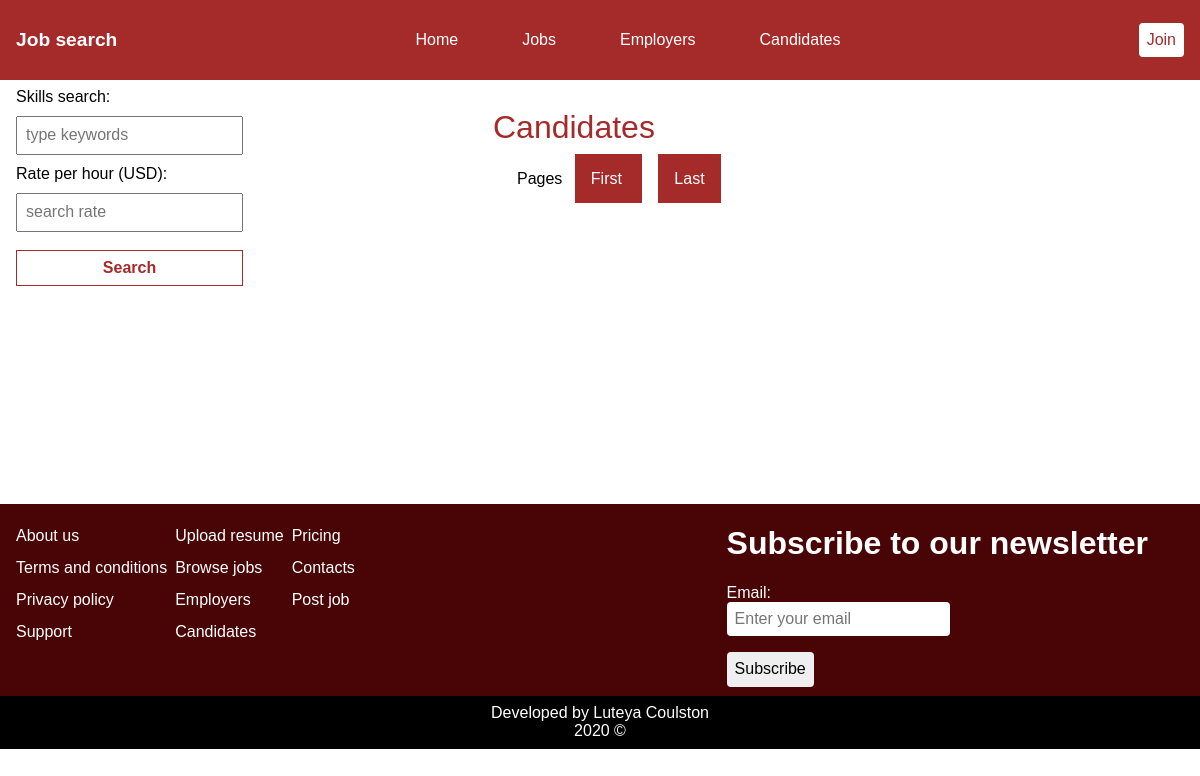
/candidates.php, run on an earlier commit of the app's database.
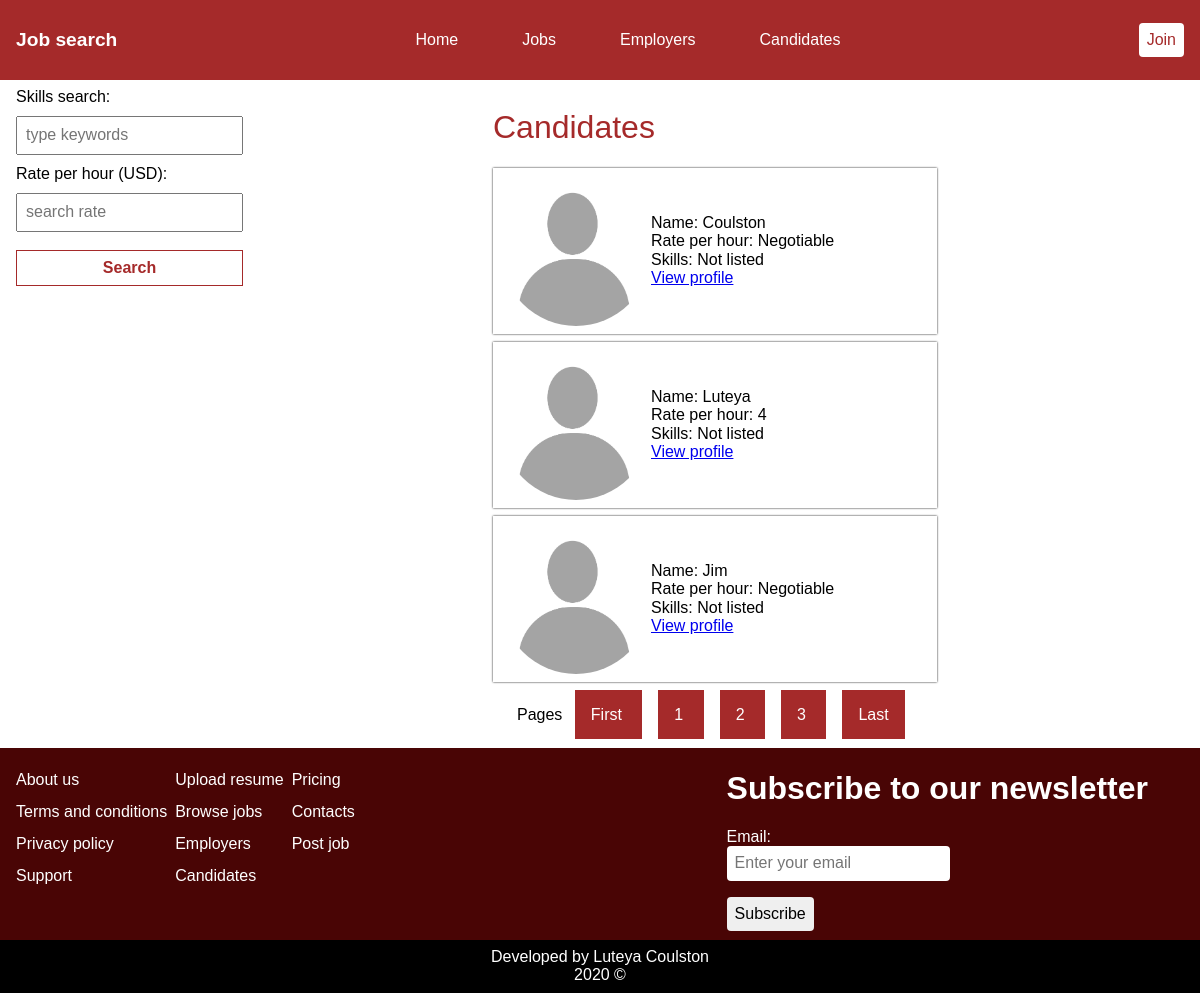
And on a later commit of the database.
### tables this page shows
CREATE TABLE `users` (
  `id` int(11) NOT NULL,
  `first_name` varchar(50) NOT NULL,
  `email` varchar(100) NOT NULL,
  `gender` tinytext NOT NULL,
  `username` varchar(100) NOT NULL,
  `about` text DEFAULT NULL,
  `position` tinytext NOT NULL,
  `rate` int(11) DEFAULT NULL,
  `skills` char(150) NOT NULL,
  `password` text NOT NULL,
  `profile_pic` text DEFAULT NULL,
  `date_created` timestamp NOT NULL DEFAULT current_timestamp()
);

### Classes/Database_Functions.php (called while the page is built, shortened)
<?php
class Database_Table
{
    private $table;
    public function __construct(\PDO $pdo, $table)
    {
        $this->pdo = $pdo;
        $this->table = $table;
    }
    private function query($sql, $parameters = [])
    {
        $query = $this->pdo->prepare($sql);
        $query->execute($parameters);
        return $query;
    }
    public function findAll($key = null, $value = null)
    {
        $parameters = [];
        $query = 'SELECT * FROM `' . $this->table . '` ';
        if ($key != null && $value != null) {
            $query .= 'WHERE `' . $key . '` = :key';
            $parameters = ['key' => $value];
        }
        $result = $this->query($query, $parameters);
        return $result->fetchAll();
    }
    public function limit_query(int $start, int $end, string $column = null, string $value = null)
    {
        $parameters = [];
        $query = 'SELECT * FROM `' . $this->table . '`';
        if ($column !== null && $value !== null) {
            $query .= ' WHERE `' . $column . '` = :column';
            $parameters = ['column' => $value];
        }
        $query .= ' LIMIT ' . $start . ',' . $end;
        $result = $this->query($query, $parameters);
        return $result;
    }
}

### templates/candidates.html.php (the view)
<div class="container candidates-page">
    <aside>
        <form action="" method="post">
            <label for="Skills search">Skills search:</label> <br>
            <input type="text" name="skills_search" placeholder="type keywords"> <br>
            <label for="Rate">Rate per hour (USD):</label> <br>
            <input type="text" name="rate_search" placeholder="search rate"> <br>
            <input type="submit" value="Search">
        </form>
    </aside>
    <section class="candidates-section">
        <h1 class="title">Candidates</h1>
        <?php while ($candidate = $result->fetch()): ?>
            <div class="candidate">
                <?php
                if (empty($candidate['profile_url'])) {
                    echo '<img src="../assets/user_images/default.png"
                    alt="$candidate[\'first_name\']" class="candidate_image">';
                }
                ?>
                <div class="candidate_details">
                    <div class="candidate_name">Name: <?= $candidate['first_name'] ?></div>
                    <div class="candidate_rate">Rate per hour: <?= $candidate['rate'] == 0 ? 'Negotiable' : $candidate['rate'] ?></div>
                    <div class="candidate_skills"> Skills: <?= $candidate['skills'] == '' ? 'Not listed' : $candidate['skills'] ?> </div>
                    <a href="profile.php?username=<?=$candidate['username']?>">View profile</a>
                </div>
            </div>
        <?php endwhile;?>
        <div class="pagination">
        <?='Pages '.$links; ?>
        </div>
    </section>
</div>

### public/candidates.php (shortened to what this page needs)
<?php
try {
    include __DIR__ . '../../includes/Config.php';
    include __DIR__ . '../../Classes/Database_Functions.php';
    $users_table = new Database_Table($pdo, 'users');
    $all_candidates = $users_table->findAll('position', 'candidate');
    $results_per_page = 3;
    $total_result = count($all_candidates);
    $number_of_pages = ceil($total_result / $results_per_page);
    if (!isset($_GET['page']) || !$_GET['page'] >= 1) {
        $page = 1;
    } else {
        $page = $_GET['page'];
    }
    $page_limit = ($page - 1) * $results_per_page;
    $result = $users_table->limit_query($page_limit, $results_per_page, 'position', 'candidate');
    $links = '';
    $links .= '<a href = "candidates.php?page=1" class="pagination_link"> First </a>';
    for ($page = 1; $page <= $number_of_pages; $page++) {
        $links .= '<a href = "candidates.php?page=' . $page . '" class="pagination_link">' . $page . ' </a>';
    }
    $links .= '<a href = "candidates.php?page=' . $number_of_pages . '" class="pagination_link"> Last </a>';
    include __DIR__ . '../../templates/candidates.html.php';
} catch (PDOException $e) {
    echo 'ERROR: ' . $e->getMessage() . ' in ' . $e->getFile() . ' on line ' . $e->getLine();
}
include __DIR__ . '../../templates/layout.html.php';

What changed in the data, as far as the page shows it:
now on this page (row edited): users: first_name "Coulston", rate "Negotiable", skills "Not listed"
added users: first_name "Luteya", rate "4", skills "Not listed"
added users: first_name "Jim", rate "Negotiable", skills "Not listed"
Also different on the page:
new list line: "1"
new list line: "2"
new list line: "3"
